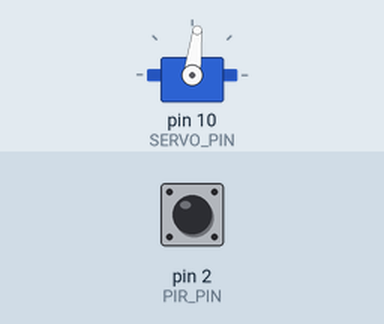
A sketch run on a simulated Arduino Uno, built with avr-gcc and run on an emulated ATmega328P. Shown: servo. Inputs (shaded band) come from the test bench; at power-on: pin 2 (PIR_PIN) LOW. Storage starts empty; random numbers use the default seed unless the sketch sets one; the audio player accepts every command and is not drawn.

Above: at 3.5 s.
3.6 s: pin 2 (PIR_PIN) driven HIGH
At 6.3 s:
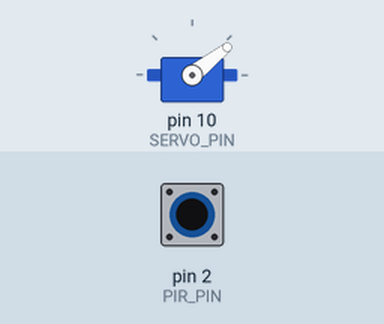
6.6 s: pin 2 (PIR_PIN) pulsed LOW 2 times (0.12 s each, 0.3 s apart)
At 6.75 s:
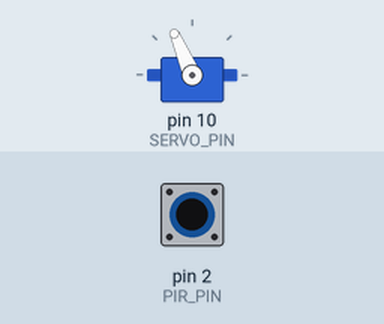
At 7.4 s:
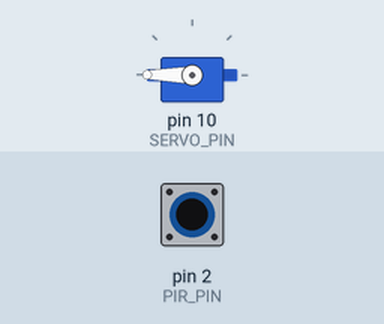
Timing chart, 0 to 12.8 s (numbered marks = the images above; inputs shaded):
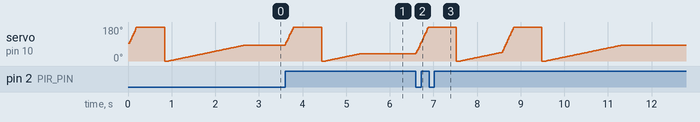

Measured:
- after the input at 6.6 s, servo on pin 10 (SERVO_PIN): ramps from 0° to 180° and jumps back, once every 2.0 s

The sketch:

r2d2-pumpkin.ino
```cpp
#include <SD.h>
#define SD_ChipSelectPin 4
#include <TMRpcm.h>
#include <SPI.h>
#include <ServoTimer2.h>

// Pins
const int SPEAKER_PIN = 9;
const int PIR_PIN = 2;
const int SERVO_PIN = 10;

// Total number of sound effects
const int TOTAL_SOUNDS = 3;

// Servo positions
const int LEFT = 2200; // 2000 = 135 degrees
const int MIDDLE = 1400; // 1000 = 90 degrees
const int RIGHT = 800; // 100 = 45 degrees
const int RESET_RIGHT = 1100;
const int RESET_LEFT = 1700;

// Servo movement
const int STEP = 5;
const int DELAY = 10;

// Initialize audio
TMRpcm audio;
int sound = 0;
char filename[11];

// Initialize servo
ServoTimer2 servo;
int position = MIDDLE;

// PIR state
int pirState = LOW;

// Initial state
boolean reset = true;

// Play a sound effect
void play_sound() {
  sprintf(filename, "r2d2-%d.wav", sound);
  if (Serial.available()) {
    Serial.println(filename);
  }
  audio.play(filename);
  if (++sound == TOTAL_SOUNDS) {
    sound = 0;
  }
}

// Move the servo to a position
void move_to(int value) {
  if (!servo.attached()) {
    return;
  }
  int current = servo.read();
  if (Serial.available()) {
    Serial.println("*** move_to ***");
    Serial.println(current);
    Serial.println(value);
  }
  if (current == value) {
    return;
  }
  if (current < value) {
    current += STEP;
    while (current <= value) {
      servo.write(current);
      delay(DELAY);
      current += STEP;
    }
  } else {
    current -= STEP;
    while (current >= value) {
      servo.write(current);
      delay(DELAY);
      current -= STEP;
    }
  }
  if (current != value) {
    servo.write(value);
    delay(DELAY);
  }
}

// Move the servo to a random position
void move_servo(int right, int left) {
  int val;
  if (position != MIDDLE && random(0, 3) == 0) {
    // If not in middle, 33% chance to reset
    val = MIDDLE;
  } else if (position >= MIDDLE) {
    val = random(right, position);
  } else {
    val = random(position, left + 1);
  }
  position = val;
  move_to(val);
}

void setup() {
  // Turn off built-in LED
  digitalWrite(LED_BUILTIN, LOW);

  // Initialize audio
  audio.speakerPin = SPEAKER_PIN;
  audio.setVolume(7);

  // Initialize servo
  servo.attach(SERVO_PIN);

//  Serial.begin(9600); // FOR DEBUGGING ONLY

  // Check SD card
  if (!SD.begin(SD_ChipSelectPin)) {
    if (Serial.available()) {
      Serial.println("Failed to initialize SD card");
    }
    return;
  }
  if (Serial.available()) {
    Serial.println("Ready");
  }
  // Play a random sound
  randomSeed(analogRead(0));
  sound = random(0, TOTAL_SOUNDS);
  play_sound();
}

void loop() {
  if (reset) {
    reset = false;
    move_to(position);
  }
  int pirValue = digitalRead(PIR_PIN);
  if (pirValue == HIGH) {
    digitalWrite(LED_BUILTIN, HIGH); // Turn on LED
    if (pirState == LOW) {
      // Motion detected
      pirState = HIGH;
      digitalWrite(LED_BUILTIN, HIGH);
      if (Serial.available()) {
        Serial.println("Motion start");
      }
      move_servo(RIGHT, LEFT);
      play_sound();
    }
  } else {
    digitalWrite(LED_BUILTIN, LOW); // Turn off LED
    if (pirState == HIGH) {
      pirState = LOW;
      digitalWrite(LED_BUILTIN, LOW);
      if (Serial.available()) {
        Serial.println("Motion end");
      }
      move_servo(RESET_RIGHT, RESET_LEFT);
    }
  }
}
```
